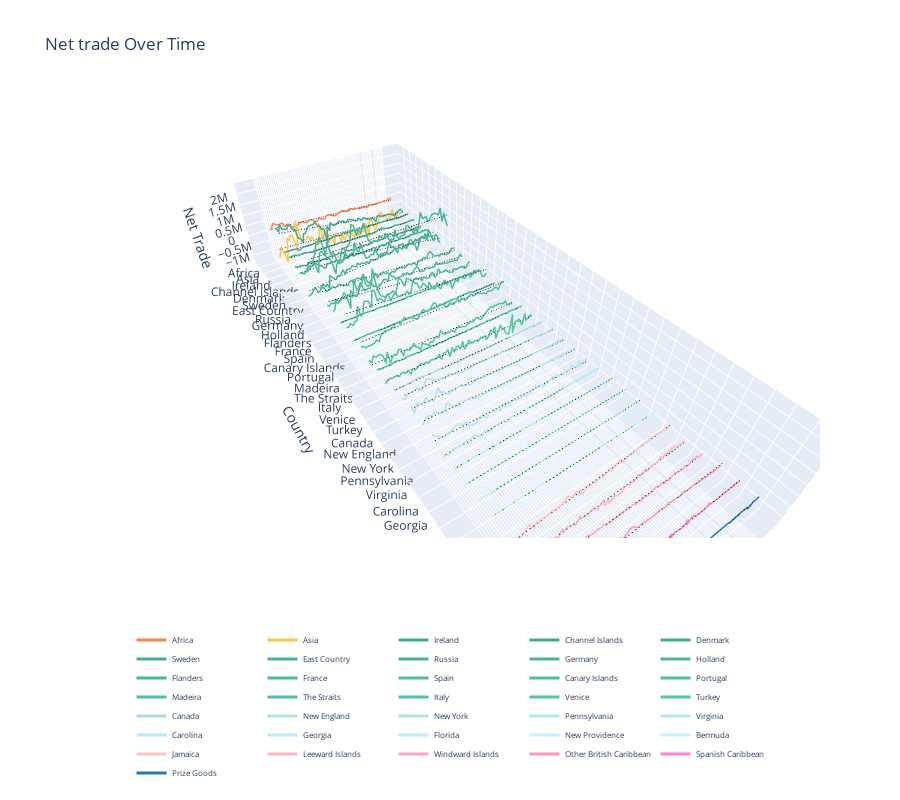

Notebook source saved alongside this figure:
### Markdown cell above
# 3D line plot

## Key Components

### Libraries

- **Pandas**: Used for data manipulation and reading Excel files.
- **NumPy**: Provides support for numerical operations, including linear regression.
- **Plotly**: A library for creating interactive plots, used here for 3D visualization.

### Initialization

- `init_notebook_mode(connected=True)`: Initializes Plotly for use in Jupyter Notebooks.

### Data Loading

- **File Path**: Replace `'Customs data for James.xlsx'` with the path to your Excel file.
- `pd.read_excel(file_path, header=None)`: Reads the Excel file into a DataFrame.

### Data Extraction

- The script extracts specific ranges of rows and columns depending on the type of trade data needed (Net Trade, Imports, Exports, Re-exports).
- **Years and Countries**: Extracted from specific rows and columns.
- **Data Filtering**: Excludes specific years (1705, 1712).

### Data Transformation

- **Long Format DataFrame**: Converts the data into a long format suitable for plotting.

### Visualization

- **Color Scale**: Defines a pastel color scheme for the plot.
- **3D Scatter Plot**: Simulates a 3D bar chart using `Scatter3d` traces.

### Plot Components

- **Trend Lines**: Computed using linear regression and added to the plot.
- **Camera and Axes**: Customizes the initial view and range of the plot for better readability.
- **Legend**: Configured for horizontal orientation and positioned below the plot.

### Final Plot

- `iplot(fig)`: Renders the interactive plot in the notebook.

This code provides a comprehensive way to visualize trade data over time, allowing for easy comparison between different countries.

### Code cell
import pandas as pd
import numpy as np
import plotly.graph_objs as go
from plotly.offline import iplot, init_notebook_mode

# Initialize Plotly to be used in the Jupyter Notebook
init_notebook_mode(connected=True)

# Replace 'path/to/your/file.xlsx' with the actual path to your Excel file
file_path = 'Customs data for James.xlsx'

# Read the Excel file
df = pd.read_excel(file_path, header=None)

# Extract relevant part of the dataframe
df_relevant = df.iloc[157:194, 0:73] # The code to the left is for Net Trade, to change this to:
# Imports, change the code to df_relevant = df.iloc[119:156, 0:73]
# Exports, change the code to df_relevant = df.iloc[196:233, 0:73]
# Re-exports, change the code to df_relevant = df.iloc[235:272, 0:73]

years = df_relevant.iloc[0, 1:].values

countries = df_relevant.iloc[1:, 0].values

data = df_relevant.iloc[1:, 1:].values

filtered_years_indices = [i for i, year in enumerate(years) if year not in [1705, 1712]]
filtered_years = [year for year in years if year not in [1705, 1712]]
filtered_data = data[:, filtered_years_indices]

long_data = []
for i, country in enumerate(countries):
    for j, year in enumerate(filtered_years):
        long_data.append({
            'Year': year,
            'Country': country,
            'Export': filtered_data[i, j],
            'CountryOrder': i  # Add a column to preserve the original order of countries
        })

df_long = pd.DataFrame(long_data)

# Define the pastel color scale
color_scale = [
    '#f9844a', 
    '#f9c74f',  
    '#43aa8b', '#44ac8c', '#45ae8d', '#46b08e', '#47b28f', '#48b490', '#49b691', '#4ab892', '#4bba93', '#4cbc94', '#4dbe95', '#4ec096', '#4fc297', '#4fc297', '#50c498', '#51c699', '#52c89a', '#53ca9b', 
    '#add8e6', '#b0dfee', '#b2e0f2', '#b4e3f5', '#b6e5f8', '#b8e8fb', '#baebfe', '#bcf0ff', '#bef2ff', '#c0f5ff', 
    '#ffc6c1', '#ffb6c1', '#ffa6c1', '#ff96c1', '#ff86c1', 
    '#277da1'  
]

# Create a 3D scatter plot to simulate a 3D bar chart
fig = go.Figure()

for i, country in enumerate(countries):
    country_data = df_long[df_long['Country'] == country]
    # Add correlation line
    fig.add_trace(go.Scatter3d(
        x=country_data['Year'],
        y=[country] * len(country_data),
        z=country_data['Export'],
        mode='lines',
        line=dict(
            color=color_scale[i % len(color_scale)],
            width=3
        ),
        name=country  # Add country name for the legend
    ))
    # Calculate the trend line (linear regression)
    z = np.polyfit(country_data['Year'], country_data['Export'], 1)
    p = np.poly1d(z)
    trendline = p(country_data['Year'])
    
    # Add trend line
    fig.add_trace(go.Scatter3d(
        x=country_data['Year'],
        y=[country] * len(country_data),
        z=trendline,
        mode='lines',
        line=dict(
            color='black',
            width=1.5,
            dash='dash'  # Optional: make the trend line dashed
        ),
        showlegend=False  # Disable legend for each trace
    ))

# Set the initial camera view to be more zoomed out
camera = dict(
    eye=dict(x=6, y=9, z=9)  # Adjust these values to zoom out
)

# Adjust ranges to make axes larger
x_range = [min(filtered_years) - 10, max(filtered_years) + 10]
y_range = [-1, len(countries)]

fig.update_layout(
    title='Net trade Over Time',
    scene=dict(
        xaxis=dict(
            title='Year',
            tickmode='array',
            tickvals=filtered_years,
            ticktext=[str(year) for year in filtered_years],
            tickangle=45,  # Ensure the labels are angled for better readability
            range=x_range  # Adjust the range of x-axis
        ),
        yaxis=dict(
            title='Country',
            tickmode='array',
            tickvals=[i for i in range(len(countries))],
            ticktext=countries,
            tickangle=0,  # Ensure the labels are horizontal
            range=y_range  # Adjust the range of y-axis
        ),
        zaxis_title='Net Trade',
        aspectratio=dict(x=6, y=16, z=3),  # Adjust the aspect ratio
        camera=camera  # Apply the camera settings
    ),
    autosize=True,
    height=800,
    showlegend=True,  # Enable the legend
    legend=dict(
        orientation='h',  # Horizontal orientation
        x=0.5,  # Center horizontally
        y=-0.2,  # Position below the plot
        xanchor='center',  # Anchor the legend horizontally at the center
        yanchor='top',  # Anchor the legend vertically at the top
        font=dict(
            size=8  # Adjust the font size to make the legend smaller
        )
    )
)

iplot(fig)
